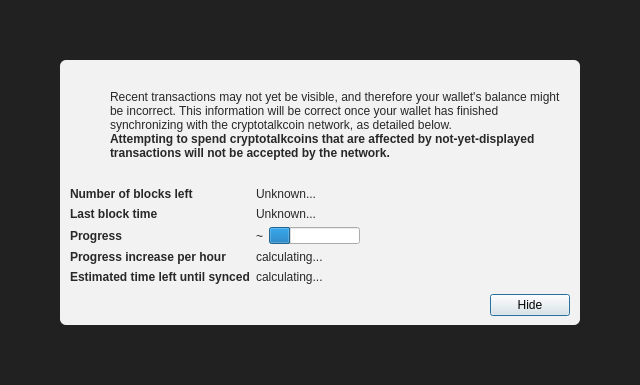
<?xml version="1.0" encoding="UTF-8"?>
<ui version="4.0">
 <class>ModalOverlay</class>
 <widget class="ModalOverlay" name="ModalOverlay">
  <property name="geometry">
   <rect>
    <x>0</x>
    <y>0</y>
    <width>640</width>
    <height>385</height>
   </rect>
  </property>
  <property name="windowTitle">
   <string>Form</string>
  </property>
  <layout class="QVBoxLayout" name="verticalLayout" stretch="0">
   <property name="sizeConstraint">
    <enum>QLayout::SetDefaultConstraint</enum>
   </property>
   <property name="leftMargin">
    <number>0</number>
   </property>
   <property name="topMargin">
    <number>0</number>
   </property>
   <property name="rightMargin">
    <number>0</number>
   </property>
   <property name="bottomMargin">
    <number>0</number>
   </property>
   <item>
    <widget class="QWidget" name="bgWidget" native="true">
     <property name="styleSheet">
      <string notr="true">#bgWidget { background: rgba(0,0,0,220); }</string>
     </property>
     <layout class="QVBoxLayout" name="verticalLayoutMain" stretch="1">
      <property name="leftMargin">
       <number>60</number>
      </property>
      <property name="topMargin">
       <number>60</number>
      </property>
      <property name="rightMargin">
       <number>60</number>
      </property>
      <property name="bottomMargin">
       <number>60</number>
      </property>
      <item>
       <widget class="QWidget" name="contentWidget" native="true">
        <property name="styleSheet">
         <string notr="true">#contentWidget { background: rgba(255,255,255,240); border-radius: 6px; }

QLabel { color: rgb(40,40,40);  }</string>
        </property>
        <layout class="QVBoxLayout" name="verticalLayoutSub" stretch="1,0,0,0">
         <property name="spacing">
          <number>0</number>
         </property>
         <property name="leftMargin">
          <number>10</number>
         </property>
         <property name="topMargin">
          <number>10</number>
         </property>
         <property name="rightMargin">
          <number>10</number>
         </property>
         <property name="bottomMargin">
          <number>10</number>
         </property>
         <item>
          <layout class="QHBoxLayout" name="horizontalLayoutIconText" stretch="0,1">
           <property name="topMargin">
            <number>20</number>
           </property>
           <item>
            <layout class="QVBoxLayout" name="verticalLayoutIcon">
             <property name="leftMargin">
              <number>0</number>
             </property>
             <item>
              <widget class="QPushButton" name="warningIcon">
               <property name="enabled">
                <bool>false</bool>
               </property>
               <property name="text">
                <string/>
               </property>
               <property name="icon">
                <iconset>
                 <normaloff>:/icons/warning</normaloff>
                 <disabledoff>:/icons/warning</disabledoff>:/icons/warning</iconset>
               </property>
               <property name="iconSize">
                <size>
                 <width>48</width>
                 <height>48</height>
                </size>
               </property>
               <property name="flat">
                <bool>true</bool>
               </property>
              </widget>
             </item>
             <item>
              <spacer name="verticalSpacerWarningIcon">
               <property name="orientation">
                <enum>Qt::Vertical</enum>
               </property>
               <property name="sizeHint" stdset="0">
                <size>
                 <width>20</width>
                 <height>40</height>
                </size>
               </property>
              </spacer>
             </item>
            </layout>
           </item>
           <item>
            <layout class="QVBoxLayout" name="verticalLayoutInfoText">
             <property name="leftMargin">
              <number>0</number>
             </property>
             <property name="topMargin">
              <number>0</number>
             </property>
             <item>
              <widget class="QLabel" name="infoText">
               <property name="text">
                <string>Recent transactions may not yet be visible, and therefore your wallet's balance might be incorrect. This information will be correct once your wallet has finished synchronizing with the cryptotalkcoin network, as detailed below.</string>
               </property>
               <property name="textFormat">
                <enum>Qt::RichText</enum>
               </property>
               <property name="wordWrap">
                <bool>true</bool>
               </property>
              </widget>
             </item>
             <item>
              <widget class="QLabel" name="infoTextStrong">
               <property name="font">
                <font>
                 <weight>75</weight>
                 <bold>true</bold>
                </font>
               </property>
               <property name="text">
                <string>Attempting to spend cryptotalkcoins that are affected by not-yet-displayed transactions will not be accepted by the network.</string>
               </property>
               <property name="textFormat">
                <enum>Qt::RichText</enum>
               </property>
               <property name="wordWrap">
                <bool>true</bool>
               </property>
              </widget>
             </item>
             <item>
              <spacer name="verticalSpacerInTextSpace">
               <property name="orientation">
                <enum>Qt::Vertical</enum>
               </property>
               <property name="sizeHint" stdset="0">
                <size>
                 <width>20</width>
                 <height>40</height>
                </size>
               </property>
              </spacer>
             </item>
            </layout>
           </item>
          </layout>
         </item>
         <item>
          <spacer name="verticalSpacerAfterText">
           <property name="orientation">
            <enum>Qt::Vertical</enum>
           </property>
           <property name="sizeHint" stdset="0">
            <size>
             <width>20</width>
             <height>40</height>
            </size>
           </property>
          </spacer>
         </item>
         <item>
          <layout class="QFormLayout" name="formLayout">
           <property name="fieldGrowthPolicy">
            <enum>QFormLayout::FieldsStayAtSizeHint</enum>
           </property>
           <property name="horizontalSpacing">
            <number>6</number>
           </property>
           <property name="verticalSpacing">
            <number>6</number>
           </property>
           <property name="topMargin">
            <number>10</number>
           </property>
           <item row="0" column="0">
            <widget class="QLabel" name="labelNumberOfBlocksLeft">
             <property name="font">
              <font>
               <weight>75</weight>
               <bold>true</bold>
              </font>
             </property>
             <property name="text">
              <string>Number of blocks left</string>
             </property>
            </widget>
           </item>
           <item row="0" column="1">
            <widget class="QLabel" name="numberOfBlocksLeft">
             <property name="text">
              <string>Unknown...</string>
             </property>
            </widget>
           </item>
           <item row="1" column="0">
            <widget class="QLabel" name="labelLastBlockTime">
             <property name="font">
              <font>
               <weight>75</weight>
               <bold>true</bold>
              </font>
             </property>
             <property name="text">
              <string>Last block time</string>
             </property>
            </widget>
           </item>
           <item row="1" column="1">
            <widget class="QLabel" name="newestBlockDate">
             <property name="sizePolicy">
              <sizepolicy hsizetype="Maximum" vsizetype="Preferred">
               <horstretch>0</horstretch>
               <verstretch>0</verstretch>
              </sizepolicy>
             </property>
             <property name="text">
              <string>Unknown...</string>
             </property>
            </widget>
           </item>
           <item row="2" column="0">
            <widget class="QLabel" name="labelSyncDone">
             <property name="font">
              <font>
               <weight>75</weight>
               <bold>true</bold>
              </font>
             </property>
             <property name="text">
              <string>Progress</string>
             </property>
            </widget>
           </item>
           <item row="2" column="1">
            <layout class="QHBoxLayout" name="horizontalLayoutSync" stretch="0,1">
             <item>
              <widget class="QLabel" name="percentageProgress">
               <property name="text">
                <string notr="true">~</string>
               </property>
              </widget>
             </item>
             <item>
              <widget class="QProgressBar" name="progressBar">
               <property name="value">
                <number>24</number>
               </property>
               <property name="format">
                <string/>
               </property>
              </widget>
             </item>
            </layout>
           </item>
           <item row="4" column="0">
            <widget class="QLabel" name="labelProgressIncrease">
             <property name="font">
              <font>
               <weight>75</weight>
               <bold>true</bold>
              </font>
             </property>
             <property name="text">
              <string>Progress increase per hour</string>
             </property>
            </widget>
           </item>
           <item row="4" column="1">
            <widget class="QLabel" name="progressIncreasePerH">
             <property name="text">
              <string>calculating...</string>
             </property>
            </widget>
           </item>
           <item row="5" column="0">
            <widget class="QLabel" name="labelEstimatedTimeLeft">
             <property name="font">
              <font>
               <weight>75</weight>
               <bold>true</bold>
              </font>
             </property>
             <property name="text">
              <string>Estimated time left until synced</string>
             </property>
            </widget>
           </item>
           <item row="5" column="1">
            <widget class="QLabel" name="expectedTimeLeft">
             <property name="text">
              <string>calculating...</string>
             </property>
            </widget>
           </item>
          </layout>
         </item>
         <item>
          <layout class="QHBoxLayout" name="horizontalLayoutButtons">
           <property name="leftMargin">
            <number>10</number>
           </property>
           <property name="topMargin">
            <number>10</number>
           </property>
           <item>
            <spacer name="horizontalSpacer">
             <property name="orientation">
              <enum>Qt::Horizontal</enum>
             </property>
             <property name="sizeHint" stdset="0">
              <size>
               <width>40</width>
               <height>20</height>
              </size>
             </property>
            </spacer>
           </item>
           <item>
            <widget class="QPushButton" name="closeButton">
             <property name="text">
              <string>Hide</string>
             </property>
             <property name="focusPolicy">
              <enum>Qt::StrongFocus</enum>
             </property>
             <property name="default">
              <bool>true</bool>
             </property>
            </widget>
           </item>
          </layout>
         </item>
        </layout>
       </widget>
      </item>
     </layout>
    </widget>
   </item>
  </layout>
 </widget>
 <customwidgets>
  <customwidget>
   <class>ModalOverlay</class>
   <extends>QWidget</extends>
   <header>qt/modaloverlay.h</header>
   <container>1</container>
  </customwidget>
 </customwidgets>
 <resources/>
 <connections/>
</ui>
